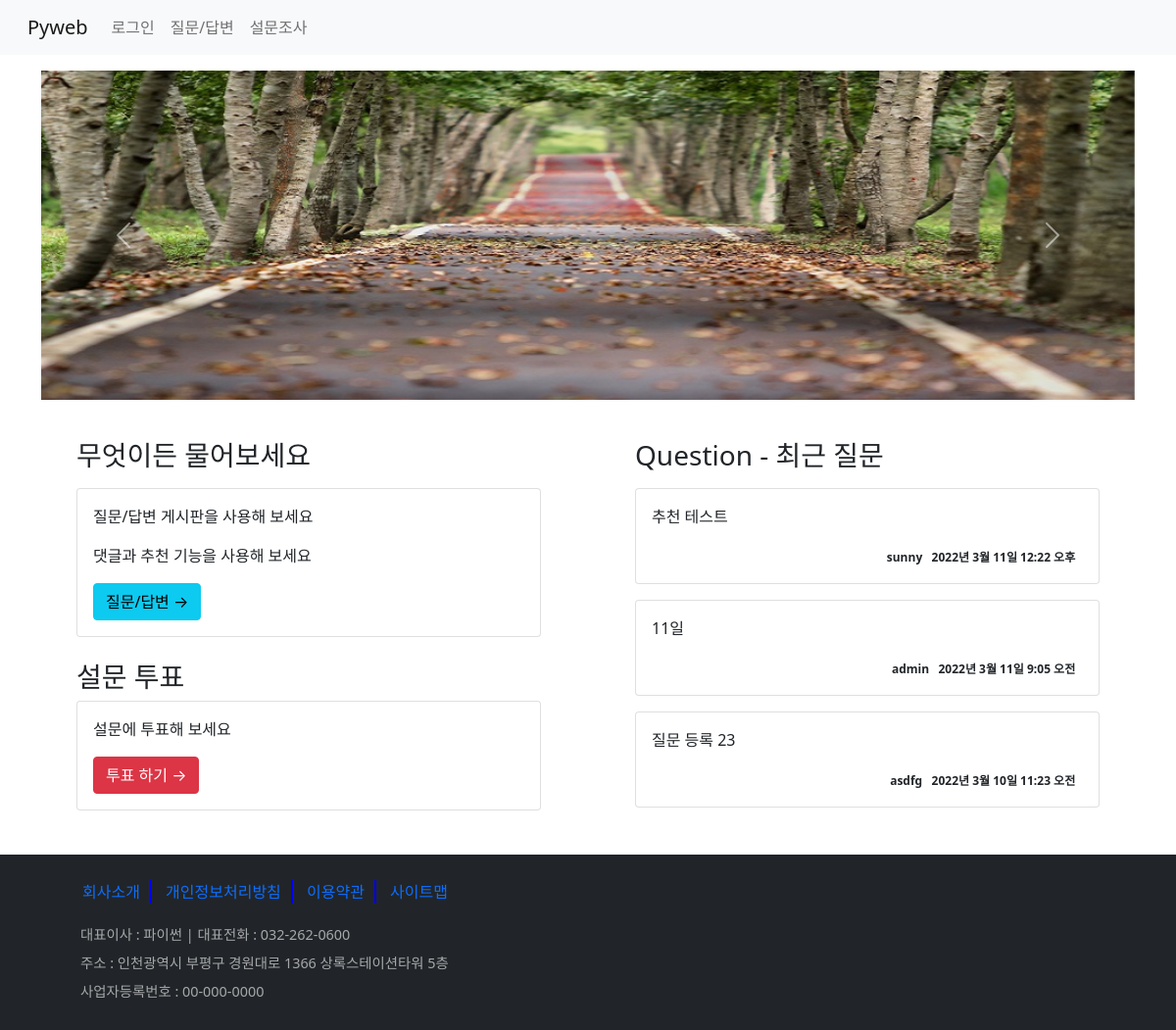
Before: / with the older database file.
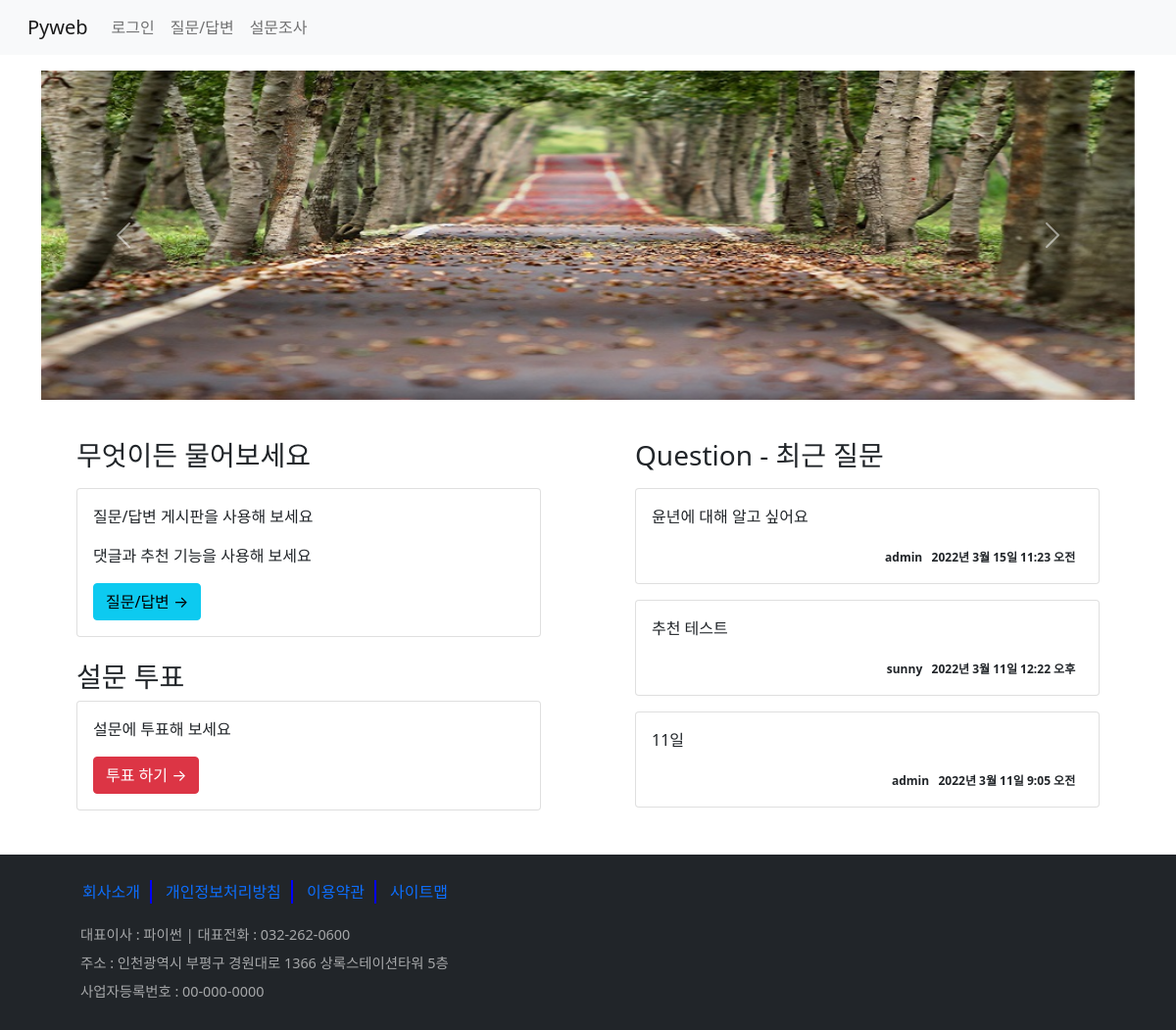
After: the same page with the newer database file.
### board/models.py (models this page shows, shortened)
class Question(models.Model):
    subject = models.CharField(max_length=200)
    content = models.TextField()
    create_date = models.DateTimeField()
    modify_date = models.DateTimeField(null=True, blank=True)  # null 허용, blank - 폼 데이터 null
    author = models.ForeignKey(User, on_delete=models.CASCADE, related_name='author_question')
    voter = models.ManyToManyField(User, related_name='voter_question')  # 추천수 - 다대다 관계

### board/views/base_views.py (the view)
# urls.py: path('', base_views.index, name='index'),
def index(request):
    question_list = Question.objects.order_by('-pk')[:3]  # 최근 3개의 Question
    context = {'question_list': question_list}
    return render(request, 'board/index.html', context)

### templates/board/index.html (shortened to what this page needs)
{% extends 'base.html' %}
{% block content %}
{% load static %}
<div class="container my-3">
    <div id="carouselExampleControls" class="carousel slide" data-bs-ride="carousel">
        <div class="carousel-inner">
            <div class="carousel-item active">
                <img src="{% static 'board/images/bg0.jpg' %}" class="d-block w-100" alt="배경사진1">
            </div>
        </div>
        <button class="carousel-control-prev" type="button" data-bs-target="#carouselExampleControls" data-bs-slide="prev">
            <span class="carousel-control-prev-icon" aria-hidden="true"></span>
        </button>
        <button class="carousel-control-next" type="button" data-bs-target="#carouselExampleControls" data-bs-slide="next">
            <span class="carousel-control-next-icon" aria-hidden="true"></span>
        </button>
    </div>
    <div class="row">
        <div class="col-6 my-3 px-5">
            <h3 class="mt-4">무엇이든 물어보세요</h3>
            <div class="card my-3">
                <div class="card-body">
                    <p>질문/답변 게시판을 사용해 보세요</p>
                    <p>댓글과 추천 기능을 사용해 보세요</p>
                    <a class="btn btn-info" href="{% url 'board:boardlist' %}">질문/답변 &rarr;</a>
                </div>
            </div>
            <h3 class="mt-4">설문 투표</h3>
            <div class="card">
                <div class="card-body">
                    <p>설문에 투표해 보세요</p>
                    <a class="btn btn-danger" href="{% url 'polls:index' %}">투표 하기 &rarr;</a>
                </div>
            </div>
        </div>
        <div class="col-6 my-3 px-5">
            <h3 class="mt-4">Question - 최근 질문</h3>
            {% for question in question_list %}
            <div class="card my-3">
                <div class="card-body">
                    <p>
                        <a href="{% url 'board:detail' question.id %}"
                           class="text-dark text-decoration-none">
                            {{ question.subject }}
                        </a>
                    </p>
                    <div class="card-text text-right">
                        <span class="badge text-dark">
                            {{ question.author }}&nbsp; &nbsp;{{ question.create_date }}
                        </span>
                    </div>
                </div>
            </div>
            {% endfor %}
        </div>
    </div>
</div>
{% endblock %}

Changed rows visible on the page:
no longer on this page (row unchanged): Question: subject "질문 등록 23", author "asdfg", create_date "2022년 3월 10일 11:23 오전"
added Question: subject "윤년에 대해 알고 싶어요", author "admin", create_date "2022년 3월 15일 11:23 오전"
